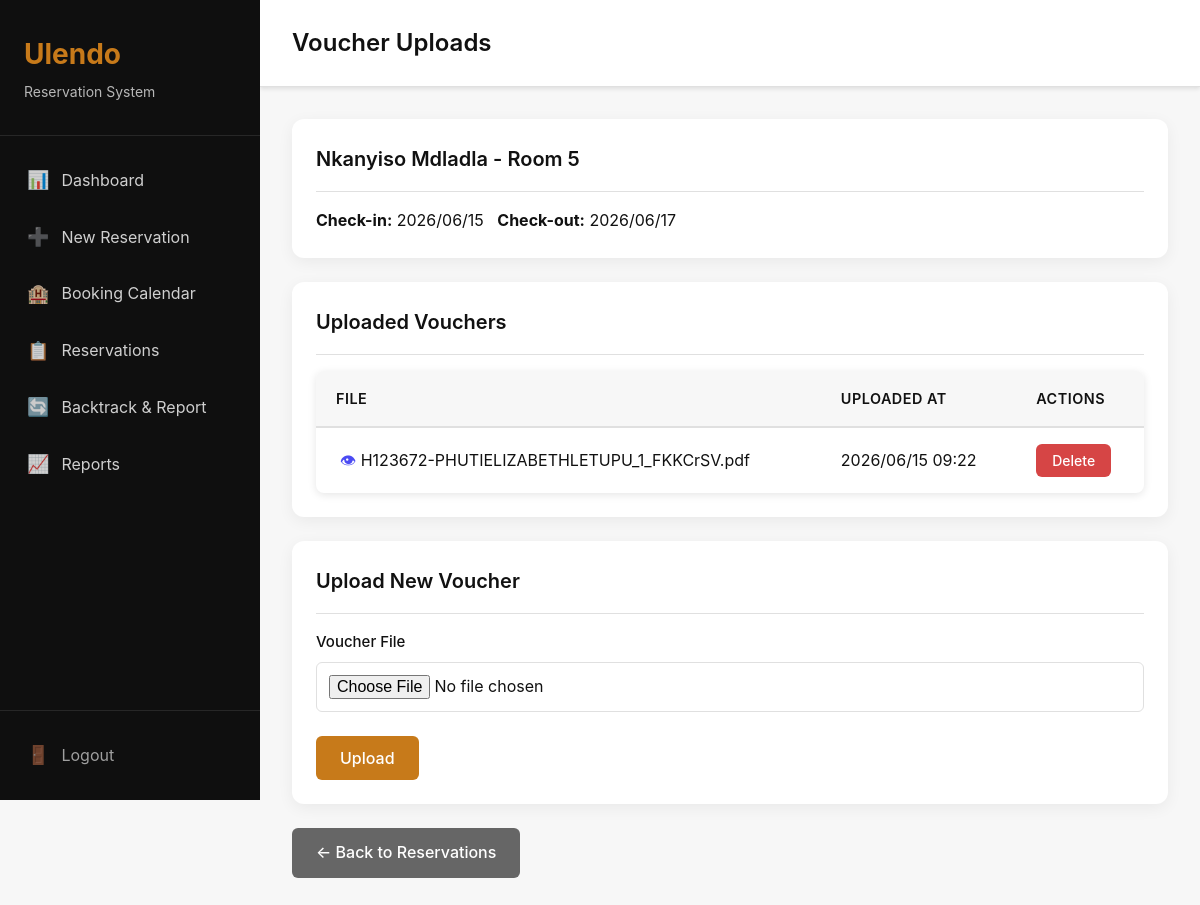
Page /55/uploads/ (signed in) on the committed database.
### reservations/models.py (models this page shows, shortened)
class Reservation(models.Model):
    STATUS_CHOICES = [
        ('confirmed', 'Confirmed'),
        ('cancelled', 'Cancelled'),
    ]
    customer_name = models.CharField(max_length=200)
    voucher_number = models.CharField(max_length=100, blank=True, null=True)
    confirmation_code = models.CharField(max_length=100, blank=True, null=True)
    room = models.ForeignKey(Room, on_delete=models.CASCADE, related_name='reservations')
    check_in_date = models.DateField()
    check_out_date = models.DateField()
    status = models.CharField(max_length=20, choices=STATUS_CHOICES, default='confirmed')
    notes = models.TextField(blank=True, null=True)
    created_at = models.DateTimeField(auto_now_add=True)
    updated_at = models.DateTimeField(auto_now=True)
    class Meta:
        ordering = ['-created_at']
        verbose_name = 'Room'
        verbose_name_plural = 'Reservations'
        indexes = [
            models.Index(fields=['check_in_date', 'check_out_date']),
            models.Index(fields=['status']),
        ]

### rooms/models.py (models this page shows, shortened)
class Room(models.Model):
    STATUS_AVAILABLE = 'available'
    STATUS_BOOKED = 'booked'
    STATUS_CHOICES = [
        (STATUS_AVAILABLE, 'Available'),
        (STATUS_BOOKED, 'Booked'),
    ]
    room_number = models.CharField(max_length=10, unique=True)
    room_type = models.CharField(max_length=50, blank=True, null=True)
    is_active = models.BooleanField(default=True)
    status = models.CharField(max_length=20, choices=STATUS_CHOICES, default=STATUS_AVAILABLE)
    created_at = models.DateTimeField(auto_now_add=True)
    updated_at = models.DateTimeField(auto_now=True)
    class Meta:
        ordering = ['room_number']
        verbose_name = 'Room'
        verbose_name_plural = 'Rooms'

### vouchers/models.py (models this page shows, shortened)
class Voucher(models.Model):
    voucher_file = models.FileField(upload_to='vouchers/')
    extracted_data = models.JSONField(default=dict, blank=True)
    customer_name = models.CharField(max_length=200, blank=True)
    voucher_number = models.CharField(max_length=100, blank=True)
    check_in_date = models.DateField(null=True, blank=True)
    check_out_date = models.DateField(null=True, blank=True)
    is_confirmed = models.BooleanField(default=False)
    reservation = models.ForeignKey(
        Reservation,
        on_delete=models.SET_NULL,
        null=True,
        blank=True,
        related_name='vouchers'
    )
    created_at = models.DateTimeField(auto_now_add=True)
    updated_at = models.DateTimeField(auto_now=True)
    class Meta:
        ordering = ['-created_at']
        verbose_name = 'Voucher'
        verbose_name_plural = 'Vouchers'

### reservations/views.py (the view, shortened to what this page needs)
# urls.py: path('<int:pk>/uploads/', views.reservation_uploads_page, name='reservation_uploads'),
@login_required
def reservation_uploads_page(request, pk):
    reservation = get_object_or_404(Reservation.objects.prefetch_related('vouchers'), pk=pk)
    vouchers = reservation.vouchers.all()
    return render(request, 'reservations/reservation_uploads.html', {
        'reservation': reservation,
        'vouchers': vouchers,
    })

### reservations/templates/reservations/reservation_uploads.html (shortened to what this page needs)
{% extends 'base.html' %}
{% block page_title %}Voucher Uploads{% endblock %}
{% block content %}
<div class="card">
    <div class="card-header">
        <h3 class="card-title">{{ reservation.customer_name }} - Room {{ reservation.room.room_number }}</h3>
    </div>
    <div class="card-body">
        <p><strong>Check-in:</strong> {{ reservation.check_in_date|date:"Y/m/d" }} &nbsp; <strong>Check-out:</strong> {{ reservation.check_out_date|date:"Y/m/d" }}</p>
    </div>
</div>
<div class="card">
    <div class="card-header">
        <h3 class="card-title">Uploaded Vouchers</h3>
    </div>
    <div class="card-body">
        {% if vouchers %}
        <div class="table-container">
            <table>
                <thead>
                    <tr>
                        <th>File</th>
                        <th>Uploaded At</th>
                        <th>Actions</th>
                    </tr>
                </thead>
                <tbody>
                    {% for v in vouchers %}
                    <tr>
                        <td>
                            <a href="{{ v.voucher_file.url }}" target="_blank" title="View Voucher" class="voucher-eye-link">👁</a>
                            {{ v.voucher_file.name|cut:"vouchers/" }}
                        </td>
                        <td>{{ v.created_at|date:"Y/m/d H:i" }}</td>
                        <td>
                            <form method="post" action="{% url 'reservations:reservation_uploads' reservation.pk %}" style="display:inline;" onsubmit="return confirm('Delete this voucher?');">
                                <button type="submit" class="btn btn-sm btn-danger">Delete</button>
                            </form>
                        </td>
                    </tr>
                    {% endfor %}
                </tbody>
            </table>
        </div>
        {% else %}
        <p style="color:var(--text-secondary); text-align:center; padding:1rem;">No vouchers uploaded yet.</p>
        {% endif %}
    </div>
</div>
<div class="card">
    <div class="card-header">
        <h3 class="card-title">Upload New Voucher</h3>
    </div>
    <div class="card-body">
        <form method="post" enctype="multipart/form-data" action="{% url 'reservations:reservation_uploads' reservation.pk %}">
            <div class="form-group">
                <label class="form-label">Voucher File</label>
                <input type="file" name="voucher_file" class="form-control" accept="image/*,application/pdf,.pdf" required>
            </div>
            <button type="submit" class="btn btn-primary">Upload</button>
        </form>
    </div>
</div>
<div class="mt-3">
    <a href="{% url 'reservations:reservation_list' %}" class="btn btn-secondary">&larr; Back to Reservations</a>
</div>
{% endblock %}

### core/static/core/css/style.css (style rules this page uses)
:root { --primary: #C77A1A; --secondary: #0F0F0F; --background: #F7F7F7; --text-primary: #111111; --text-secondary: #666666; --success: #1E9E5A; --warning: #F4A261; --error: #D64545; --info: #2F80ED; --white: #FFFFFF; --border: #E0E0E0; --shadow: rgba(0, 0, 0, 0.1); }
* { margin: 0; padding: 0; box-sizing: border-box; }
body { font-family: -apple-system, BlinkMacSystemFont, 'Segoe UI', Roboto, Oxygen, Ubuntu, Cantarell, sans-serif; background: var(--background); color: var(--text-primary); line-height: 1.6; }
.card { background: var(--white); border-radius: 12px; padding: 1.5rem; box-shadow: 0 4px 16px rgba(0, 0, 0, 0.06); margin-bottom: 1.5rem; }
.card-header { display: flex; justify-content: space-between; align-items: center; margin-bottom: 1rem; padding-bottom: 1rem; border-bottom: 1px solid var(--border); }
.card-title { font-size: 1.25rem; font-weight: 600; color: var(--text-primary); }
.card-body { padding: 0; }
.form-group { margin-bottom: 1.5rem; }
.form-label { display: block; margin-bottom: 0.5rem; font-weight: 500; color: var(--text-primary); font-size: 0.9375rem; }
.form-control { width: 100%; padding: 0.75rem; border: 1px solid var(--border); border-radius: 6px; font-size: 1rem; font-family: inherit; transition: all 0.2s; }
.btn { display: inline-block; padding: 0.75rem 1.5rem; border: none; border-radius: 6px; font-size: 1rem; font-weight: 500; cursor: pointer; text-decoration: none; text-align: center; transition: all 0.2s; font-family: inherit; }
.btn-primary { background: var(--primary); color: var(--white); }
.btn-secondary { background: var(--text-secondary); color: var(--white); }
.btn-danger { background: var(--error); color: var(--white); }
.btn-sm { padding: 0.5rem 1rem; font-size: 0.875rem; }
.table-container { overflow-x: auto; background: var(--white); border-radius: 8px; box-shadow: 0 2px 8px var(--shadow); }
table { width: 100%; border-collapse: collapse; }
thead { background: var(--background); }
th { padding: 1rem 1.25rem; text-align: left; font-weight: 600; color: var(--text-primary); font-size: 0.9rem; text-transform: uppercase; letter-spacing: 0.5px; border-bottom: 2px solid var(--border); }
td { padding: 1rem 1.25rem; border-bottom: 1px solid var(--border); color: var(--text-primary); }
td:last-child { white-space: nowrap; }
tbody tr:last-child td { border-bottom: none; }
.mt-3 { margin-top: 1.5rem; }
.voucher-eye-link { text-decoration: none; margin-left: 4px; font-size: 1rem; opacity: 0.7; transition: opacity 0.15s; cursor: pointer; }

### rows in the picture
Reservation: customer_name "Nkanyiso Mdladla", room.room_number "5", check_in_date "2026/06/15", check_out_date "2026/06/17"
Voucher: voucher_file.name "H123672-PHUTIELIZABETHLETUPU_1_FKKCrSV.pdf", created_at "2026/06/15 09:22"
